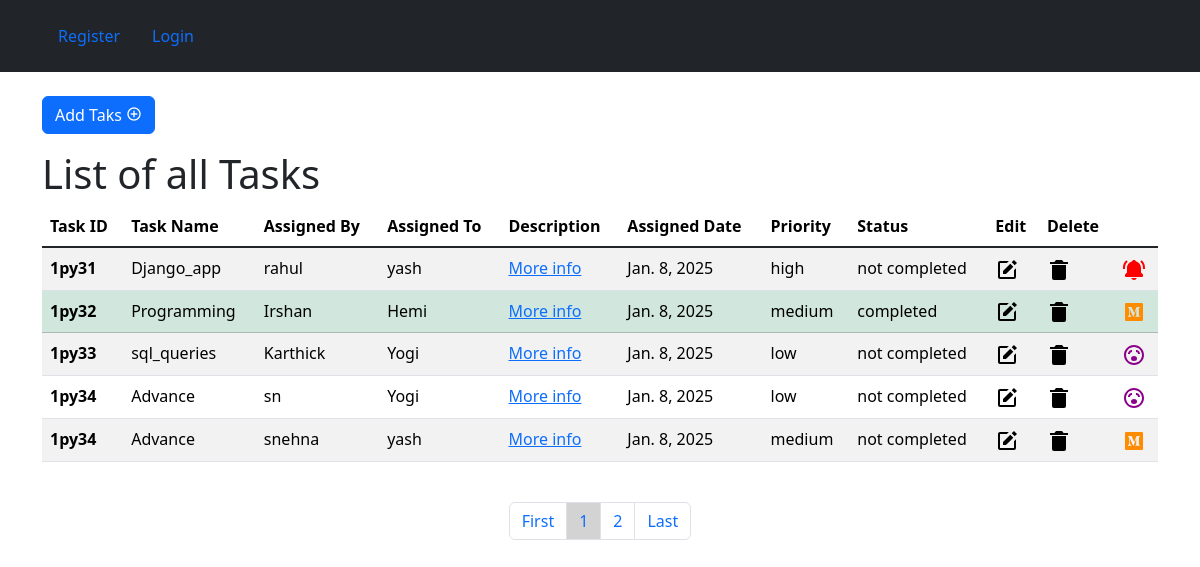
/tasks/, run on the app's committed database.
### taskmanager/models.py (models this page shows, shortened)
class TASK(models.Model):
    state = [
        ('completed','Completed'),
        ('not completed','Not Completed')
    ]
    task_id = models.CharField(max_length=20)
    task_name = models.CharField(max_length=100)
    assigned_by = models.CharField(max_length=100)
    assigned_to = models.CharField(max_length=100)
    description = models.TextField()
    assigned_date = models.DateField(auto_now_add=True)
    priority = models.CharField(max_length=100)
    status = models.CharField(max_length=20,choices=state)

### taskmanager/views.py (the view)
# urls.py: path('',views.alltasks,name='alltasks'),
def alltasks(request):
    if request.method == 'POST':
        form = TaskForm(request.POST,request.FILES)
        if form.is_valid():
            form.save()
            return redirect('alltasks')
    else:
        data = TASK.objects.all()
        page_no = Paginator(data,5)
        page = request.GET.get('pg')
        data = page_no.get_page(page)
        form = TaskForm()
    context = {
        'data': data,
        'form': form
    }
    return render(request,'tasks/alltasks.html',context)

### templates/tasks/alltasks.html (shortened to what this page needs)
{% extends 'base.html' %}
{% block content %}
<div class="container">
    <div class="jumbotron"><br>
        <p class="d-inline-flex gap-1">
            <a class="btn btn-primary" data-bs-toggle="collapse" href="#collapseExample" role="button" aria-expanded="false" aria-controls="collapseExample">
              Add Taks&nbsp;<i class='bx bx-plus-circle'></i>
            </a>
          </p>
        <h1>List of all Tasks</h1>
        <table class="table table-striped table-hover">
            <thead>
              <tr>
                <th scope="col">Task ID</th>
                <th scope="col">Task Name</th>
                <th scope="col">Assigned By</th>
                <th scope="col">Assigned To</th>
                <th scope="col">Description</th>
                <th scope="col">Assigned Date</th>
                <th scope="col">Priority</th>
                <th scope="col">Status</th>
                <th scope="col">Edit</th>
                <th scope="col">Delete</th>
              </tr>
            </thead>
            <tbody class="table-group-divider">
            {% for item in data %}
              <tr class="{% if item.status == 'completed' %} table-success {% endif %}">
                <th scope="row">{{ item.task_id }}</th>
                    <td>{{ item.task_name }}</td>
                    <td>{{ item.assigned_by }}</td>
                    <td>{{ item.assigned_to }}</td>
                    <td><a href="{% url 'description' id=item.id %}">More info</a></td>
                    <td>{{ item.assigned_date }}</td>
                    <td>{{ item.priority }}</td>
                    <td>{{ item.status }}</td>
                    <td><a href="{% url 'edit' id=item.id %}"></a></td>
                    <td><a href="{% url 'delete' id=item.id %}"><svg xmlns="http://www.w3.org/2000/svg" width="24" height="24" viewBox="0 0 24 24" style="fill: rgba(0, 0, 0, 1);transform: msFilter"><path d="M6 7H5v13a2 2 0 0 0 2 2h10a2 2 0 0 0 2-2V7H6zm10.618-3L15 2H9L7.382 4H3v2h18V4z"></path></svg></a></td>
                    {% if item.priority == 'high' %}
                        <td></td>
                    {% elif item.priority == 'medium' %}
                        <td></td>
                    {% elif item.priority == 'low' %}
                        <td></td>
                    {% endif %}
                </tr>
            {% endfor %}
            </tbody>
        </table><br>
        <nav aria-label="Page navigation example">
          <ul class="pagination justify-content-center">
            <li class="page-item">
              <a class="page-link" href="?pg=1">First</a>
            </li>
            <li class="page-item"><a id="{% if data.number %}page{% endif %}" class="page-link" href="?pg={{ data.number }}">{{ data.number }}</a></li>
            {% if data.has_next %}
              <li class="page-item"><a class="page-link" href="?pg={{ data.next_page_number }}">{{ data.next_page_number }}</a></li>
            {% endif %}
            <li class="page-item">
              <a class="page-link" href="?pg={{ data.paginator.num_pages }}">Last</a>
            </li>
          </ul>
        </nav>
    </div>
</div>
{% endblock %}

### templates/tasks/alltasks.html (style rules this page uses)
#page { background-color: lightgrey; }

### data on the page
TASK: task_id "1py31", task_name "Django_app", assigned_by "rahul", assigned_to "yash", assigned_date "Jan. 8, 2025", priority "high", status "not completed"
TASK: task_id "1py32", task_name "Programming", assigned_by "Irshan", assigned_to "Hemi", assigned_date "Jan. 8, 2025", priority "medium", status "completed"
TASK: task_id "1py33", task_name "sql_queries", assigned_by "Karthick", assigned_to "Yogi", assigned_date "Jan. 8, 2025", priority "low", status "not completed"
TASK: task_id "1py34", task_name "Advance", assigned_by "sn", assigned_to "Yogi", assigned_date "Jan. 8, 2025", priority "low", status "not completed"
TASK: task_id "1py34", task_name "Advance", assigned_by "snehna", assigned_to "yash", assigned_date "Jan. 8, 2025", priority "medium", status "not completed"

### other printed values
{{ data.number }} "1"
{{ data.next_page_number }} "2"
